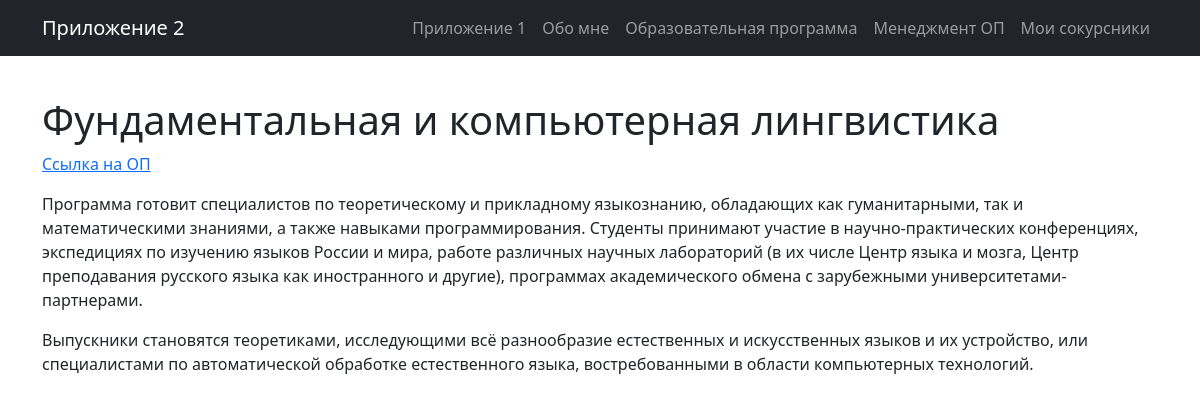
The page /pages/program/ on the database its author committed.
### pages_app/models.py (models this page shows, shortened)
class StudyProgram(models.Model):
    name = models.CharField("Название ОП", max_length=200)
    url = models.URLField("Ссылка на ОП")
    description = models.TextField("Что я буду изучать / чему научусь / преимущества / перспективы")

### pages_app/views.py (the view)
# urls.py: path('program/', views.study_program_view, name='study_program'),
def study_program_view(request):
    program = StudyProgram.objects.first()
    return render(request, 'pages_app/study_program.html', {'program': program})

### pages_app/templates/pages_app/study_program.html
{% extends 'pages_app/base_pages.html' %}
{% block content %}
  <h1>{{ program.name }}</h1>
  <p><a href="{{ program.url }}" target="_blank">Ссылка на ОП</a></p>
  <div>{{ program.description|linebreaks }}</div>
{% endblock %}

### rows shown on the page
StudyProgram: name "Фундаментальная и компьютерная лингвистика", description "Программа готовит специалистов по теоретическому и прикладному языкознанию, обладающих как гуманитарными, так и математическими знаниями, а также навыками программирования. Студенты принимают участие в научно-практических конференциях, экспедициях по изучению языков России и мира, работе различных научных лабораторий (в их числе Центр языка и мозга, Центр преподавания русского языка как иностранного и другие), программах академического обмена с зарубежными университетами-партнерами. Выпускники становятся теоретиками, исследующими всё разнообразие естественных и искусственных языков и их устройство, или специалистами по автоматической обработке естественного языка, востребованными в области…"
